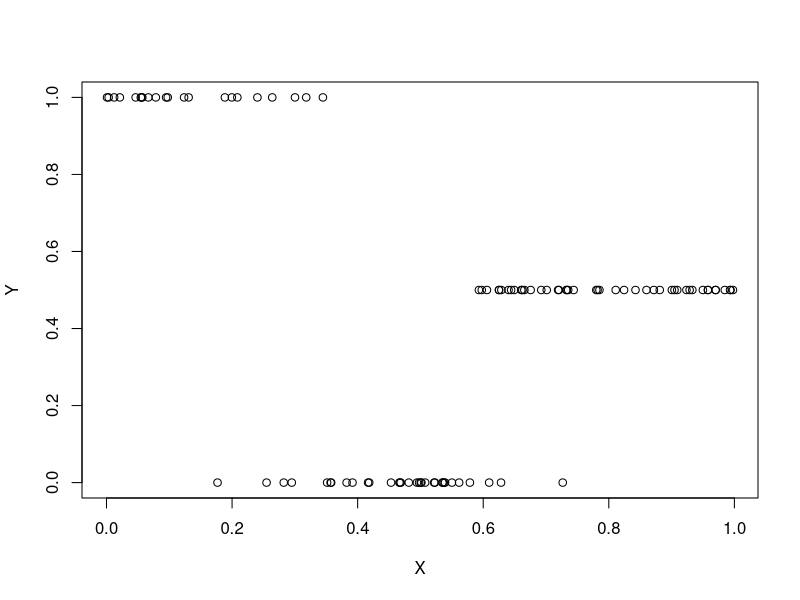
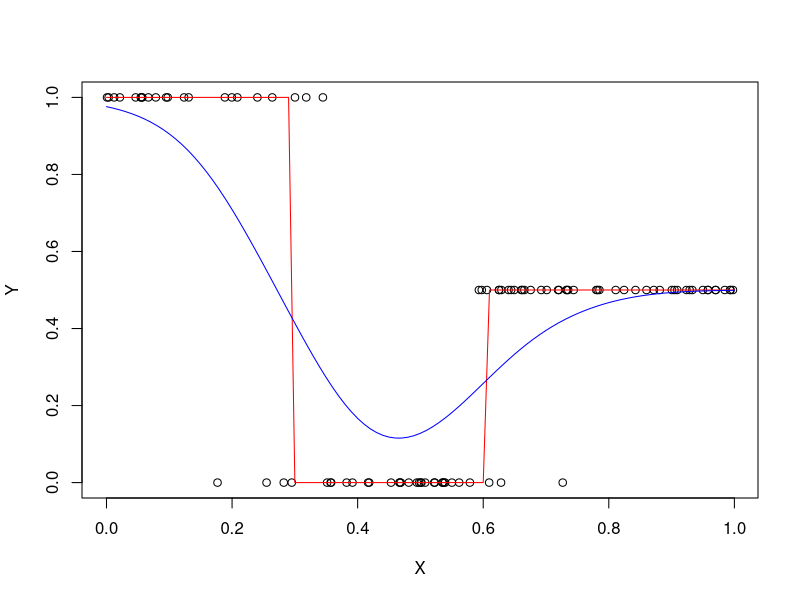

Recreate these plots in R, in order.
# ---
n <- 100
sigma2 <- 0.05
#f <- function(X){return(sin(4*X) + (2*cos(20*X)))}
f <- function(X){return(ifelse(X<0.3, 1, ifelse(X>0.6, 0.5, 0)))}
X <- runif(n, 0, 1)
e <- rnorm(n, 0, sigma2)
#Y <- f(X) + e
Y <- f(X+e)
plot(Y~X)

#K <- function(x){return(ifelse(-1<x & x<1, 0.5, 0))}
K <- function(x){return(dnorm(x, 0,1))}
den <- function(x, h){return(mean(K((x - X) / h)))}
reg <- function(x, h){return(mean(Y * K((x - X) / h)) / den(x, h))}

h = 0.1
x <- seq(0, 1, by=0.01)
y <- rep(0, length(x))
for (i in 1:length(x)) {
  y[i] <-  reg(x[i], h)
}
plot(Y~X)
points(f(x)~x, type="l", ylab="y", col="red")
points(y~x, type="l", col="blue")



